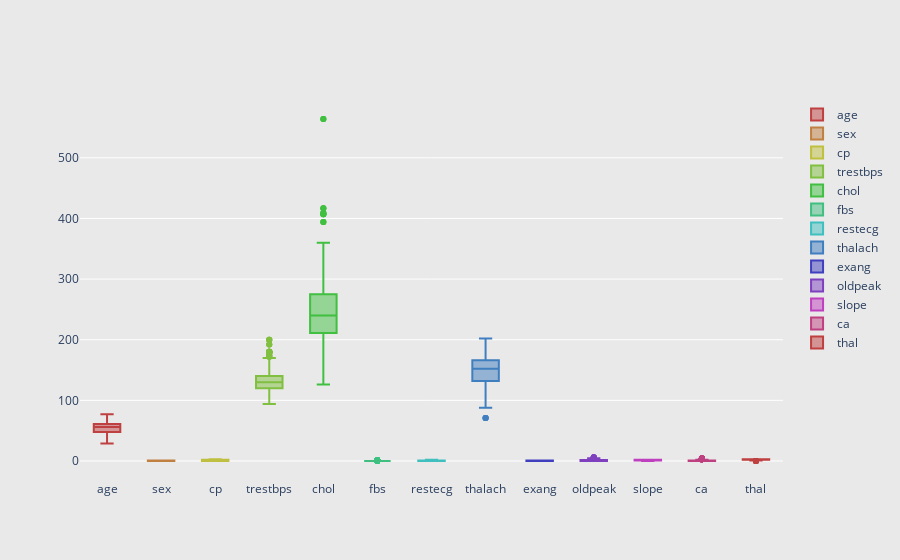

This figure's notebook cell:
### Markdown cell above
Выведем также ящиковые диаграммы на одном графике для наглядности.

### Code cell
N = len(df.columns) -1     
c = ['hsl('+str(h)+',50%'+',50%)' for h in np.linspace(0, 360, N)]

fig = go.Figure(data=[go.Box(name= df.columns[i],
    y=df.iloc[:, i],
    marker_color=c[i]
    ) for i in range(int(N)) ])

# format the layout
fig.update_layout(
    xaxis=dict(showgrid=False, zeroline=False, showticklabels=True),
    yaxis=dict(zeroline=False, gridcolor='white'),
    paper_bgcolor='rgb(233,233,233)',
    plot_bgcolor='rgb(233,233,233)',
)

### Figure 1 — Plotly figure (JSON) as saved in the notebook; plotly's stock layout.template omitted (floating-point values rounded to 4 significant figures; data arrays with more than 128 entries replaced by an {"elided": "..."} marker saying what was removed)
{"data": [{"marker": {"color": "hsl(0.0,50%,50%)"}, "name": "age", "type": "box", "y": {"elided": "1025 int values"}}, {"marker": {"color": "hsl(30.0,50%,50%)"}, "name": "sex", "type": "box", "y": {"elided": "1025 int values"}}, {"marker": {"color": "hsl(60.0,50%,50%)"}, "name": "cp", "type": "box", "y": {"elided": "1025 int values"}}, {"marker": {"color": "hsl(90.0,50%,50%)"}, "name": "trestbps", "type": "box", "y": {"elided": "1025 int values"}}, {"marker": {"color": "hsl(120.0,50%,50%)"}, "name": "chol", "type": "box", "y": {"elided": "1025 int values"}}, {"marker": {"color": "hsl(150.0,50%,50%)"}, "name": "fbs", "type": "box", "y": {"elided": "1025 int values"}}, {"marker": {"color": "hsl(180.0,50%,50%)"}, "name": "restecg", "type": "box", "y": {"elided": "1025 int values"}}, {"marker": {"color": "hsl(210.0,50%,50%)"}, "name": "thalach", "type": "box", "y": {"elided": "1025 int values"}}, {"marker": {"color": "hsl(240.0,50%,50%)"}, "name": "exang", "type": "box", "y": {"elided": "1025 int values"}}, {"marker": {"color": "hsl(270.0,50%,50%)"}, "name": "oldpeak", "type": "box", "y": {"elided": "1025 float values"}}, {"marker": {"color": "hsl(300.0,50%,50%)"}, "name": "slope", "type": "box", "y": {"elided": "1025 int values"}}, {"marker": {"color": "hsl(330.0,50%,50%)"}, "name": "ca", "type": "box", "y": {"elided": "1025 int values"}}, {"marker": {"color": "hsl(360.0,50%,50%)"}, "name": "thal", "type": "box", "y": {"elided": "1025 int values"}}], "layout": {"paper_bgcolor": "rgb(233,233,233)", "plot_bgcolor": "rgb(233,233,233)", "xaxis": {"showgrid": false, "showticklabels": true, "zeroline": false}, "yaxis": {"gridcolor": "white", "zeroline": false}}}
